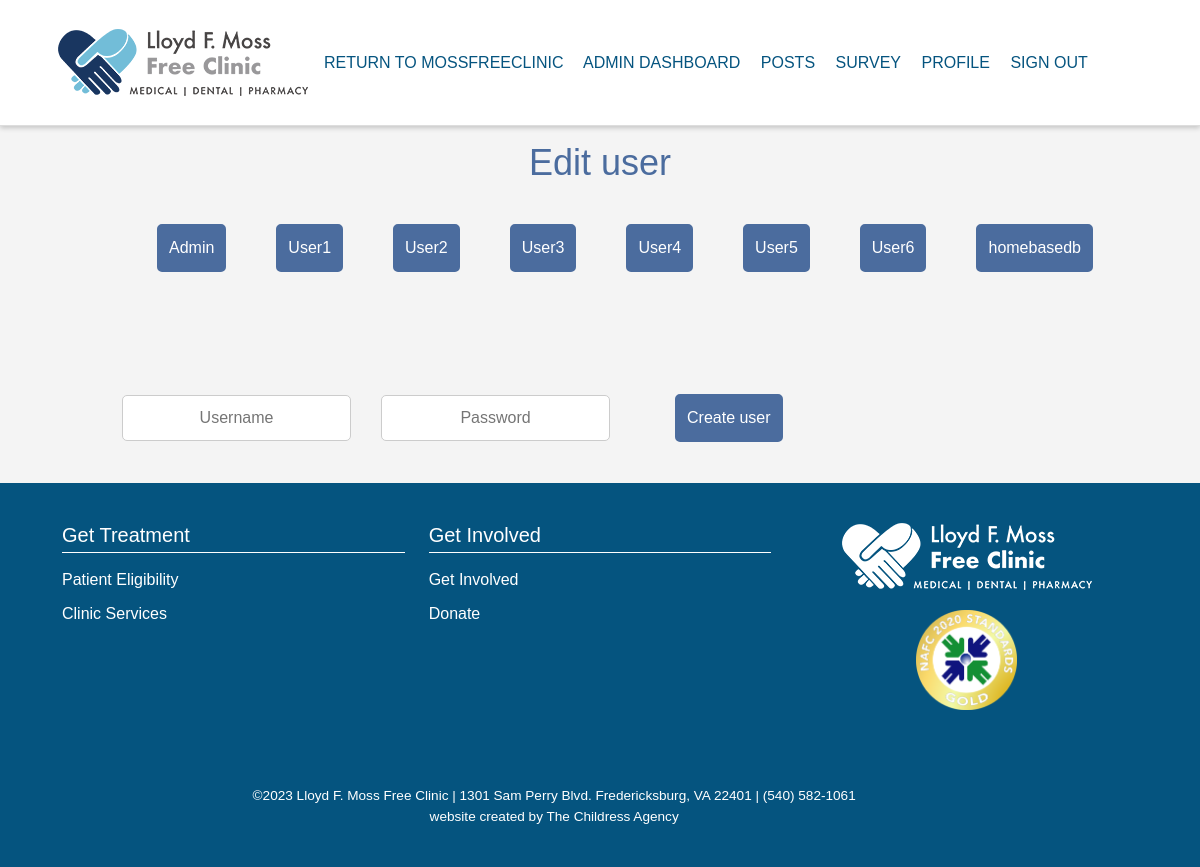
Page /views/user-editor.php (signed in) on the committed database.
### tables this page shows
CREATE TABLE `userdb` (
  `userid` int(11) NOT NULL,
  `username` varchar(50) DEFAULT NULL,
  `password` longtext,
  `last_login` date DEFAULT NULL,
  `user_type` varchar(50) DEFAULT NULL
);

### views/user-editor.php (the view, shortened to what this page needs)
<?php
    include('layouts/header.php');
    include('layouts/navbar.php');
?>
<!DOCTYPE html>
<html>
    <head>
    <link rel="stylesheet" href="../css/editor.css" type="text/css" />
    </head>
    <h1>Edit user</h1>
    <?php
    $servername = "localhost";
    $username = "homebasedb";
    $password = "homebasedb";
    $db = "homebasedb";
    $connection = mysqli_connect($servername, $username, $password, $db);
    $sql = 'SELECT * FROM userdb WHERE userid = ' . $_SESSION['user_id'];
    $results = mysqli_query($connection, $sql);
    $row = mysqli_fetch_assoc($results);
    if (!strcmp($row['user_type'], 'Admin')){
    if (isset($_POST['newpass']) and checkPassword($_POST['newpass'])){
        if (checkPassword($_POST['newpass']) == 1){
            echo "<p>Error password needs to be longer then 8 characters";
        }
        else if (checkPassword($_POST['newpass']) == 2){
            echo "<p>Error password must contain at least one capital letter<p>";
        }
        else if (checkPassword($_POST['newpass']) == 3){
            echo "<p>Error password must contain at least one number<p>";
        }
        unset($_POST['newpass']);
    }
        if (isset($_POST['newpass']) and !checkPassword($_POST['newpass']) and isset($_POST['newpass2']) and !strcmp($_POST['newpass'], $_POST['newpass2'])){
            $hash = password_hash($_POST['newpass'], PASSWORD_BCRYPT);
            editUserPassword($_SESSION['user_id'], $hash, $connection);
        }
        else if (isset($_POST['newpass']) and !checkPassword($_POST['newpass'])){
            echo "<p>ERROR passwords must match</p>";
        }
    echo "<form method=post>";
    echo "<input type='password' name='newpass' placeholder='New Password'><br></br>";
    echo "<input type='password' name='newpass2' placeholder='Retype New Password'><br></br>";
    echo "<button type='submit'>Submit</button>";
    echo "</form>";
    }
    else if (!strcmp($row['user_type'], 'Executive Admin')){
    if(isset($_POST['edituser'])){
        if (strcmp(substr($_POST['edituser'], -1), 'E') == 0){
            $_POST['edituser'] = substr($_POST['edituser'], 0, -1);
        }
            echo "<form method=post><button name='return' type='submit'>Go back to list</button></form><br><br>";
        if(isset($_POST['userName']) and strlen($_POST['userName']) > 1){
            editUserName($_POST['edituser'], $_POST['userName'], $connection);
        }
        $sql = "SELECT * FROM userdb where userid =" . $_POST['edituser'];
        $results = mysqli_query($connection, $sql);
        if (mysqli_num_rows($results) > 0) {
            echo "<form method=post>";
            while ($row = mysqli_fetch_assoc($results)){
                echo "<input type='text' name='userName' placeholder='" . $row['username'] . "'>";
                $admin = False;
                $eAdmin = False;
            if (!strcmp($row['user_type'], "Admin")){
                $admin = True;
            }
            if (!strcmp($row['user_type'], "Executive Admin")){
                $eAdmin = True;
            }
            }
            echo "<input type='password' name='newpass' placeholder='password'><br></br>";
            if ($admin){
                echo "<input type= 'radio' checked name='newtype' value='Admin'>Admin";
                echo "<input type='radio' name='newtype' value='Executive Admin'>Executive Admin<br></br>";
            }
            else{
                echo "<input type= 'radio' name='newtype' value='Admin'>Admin";
                echo "<input type='radio' checked name='newtype' value='Executive Admin'>Executive Admin<br></br>";
            }
            echo "<button type='submit' name='edituser' value=" . $_POST['edituser'] . ">Submit Changes</button><br></br>";
            echo "</form>";
        echo "<form method=post>";
        echo "<br></br><button type='submit' name=edituser value='". $_POST['edituser'] . "EE'>Delete user</button><br></br>";
        echo "</form>";
        } else {
            exit();
        }
    }
    else{
        $sql = "SELECT * FROM userdb";
        $results = mysqli_query($connection, $sql);
        if (mysqli_num_rows($results) > 0) {
            echo "<form method=post>";
            while ($row = mysqli_fetch_assoc($results)){
                echo "<button type='submit' name='edituser' value=". $row['userid'] .">" . $row['username'] . "</button>";
            }
            echo "<br></br><br></br><input name='newuser' type='text' placeholder='Username'>";
            echo "<input name='newpass' type='password' placeholder='Password'>";
            echo "<button type='submit' name='edituser' value='C'>Create user</button>";
            echo "</form>";
        } else {
            echo "<form>";
            echo "<br></br><br></br><input name='newuser' type='text' placeholder='Username'>";
            echo "<input name='newpass' type='password' placeholder='Password'>";
            echo "<button type='submit' name='edituser' value='C'>Create user</button>";
            echo "</form>";
    }
}
}
include('layouts/footer.php');
?>
</html>

### css/styles.css (style rules this page uses)
html, body { height: 100%; margin: 0; }

### css/editor.css (style rules this page uses)
h1 { margin-top: 15px; margin-bottom: 15px; color: #4b6c9e; font-size: 36px; text-align: center; }
input[type="password"] { width: auto; padding: 10px; margin-bottom: 15px; margin-right: 15px; margin-left: 15px; box-sizing: border-box; border: 1px solid #ccc; border-radius: 5px; text-align: center; }
input[type="text"] { width: auto; padding: 10px; margin-bottom: 15px; margin-right: 15px; margin-left: 15px; box-sizing: border-box; border: 1px solid #ccc; border-radius: 5px; text-align: center; }
form { margin-left: auto; margin-right: auto; }
button { display: inline-block; padding: 10px; border: 2px solid #4b6c9e; border-radius: 5px; background-color: #4b6c9e; color: #fff; cursor: pointer; margin-left: 50px; margin-top: 25px; margin-bottom: 25px; text-align: center; }

### rows in the picture
userdb: $row['userid'] 1 (drawn), username "Admin"
userdb: $row['userid'] 2 (drawn), username "User1"
userdb: $row['userid'] 3 (drawn), username "User2"
userdb: $row['userid'] 4 (drawn), username "User3"
userdb: $row['userid'] 5 (drawn), username "User4"
userdb: $row['userid'] 6 (drawn), username "User5"
userdb: $row['userid'] 7 (drawn), username "User6"
userdb: $row['userid'] 8 (drawn), username "homebasedb"
